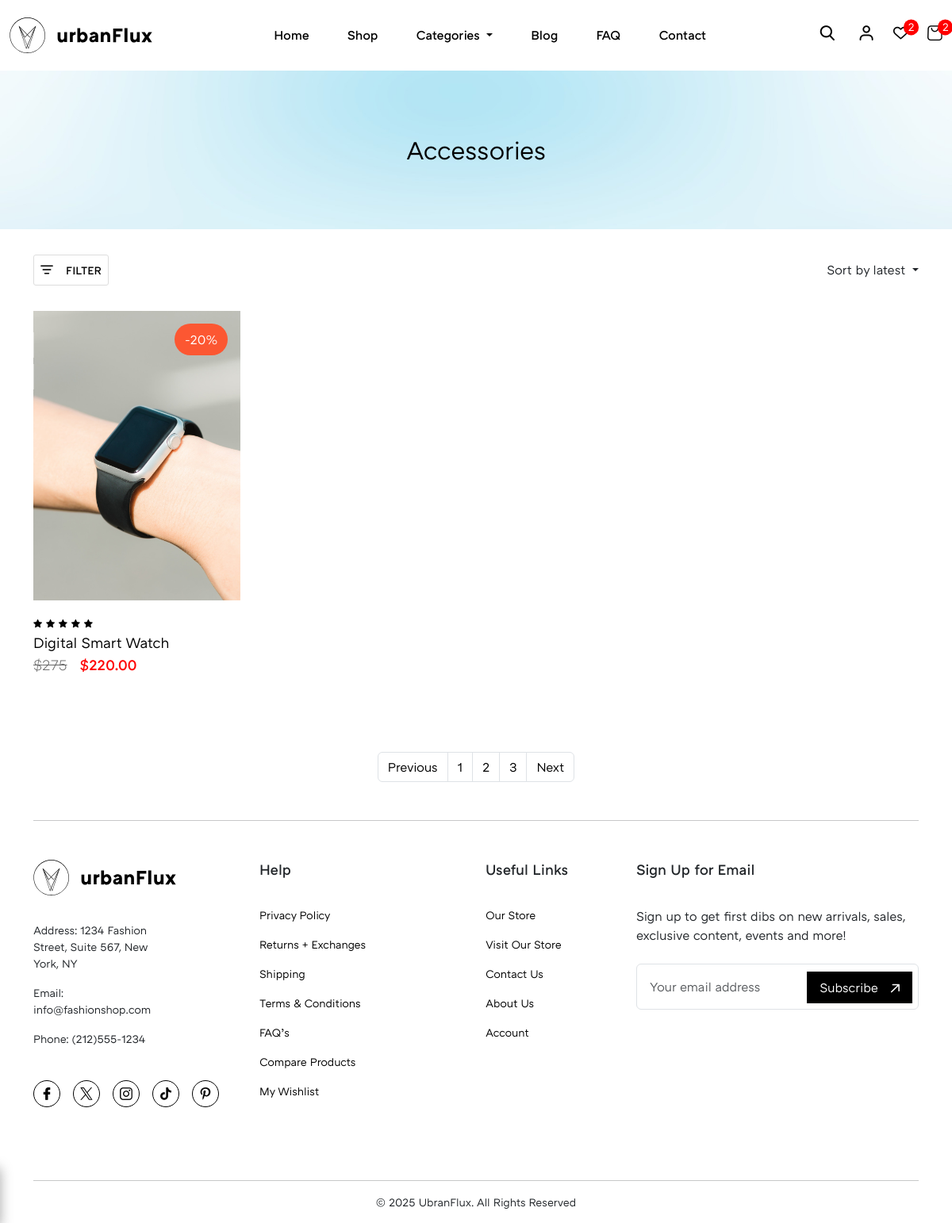
Page /category/15 on the earlier database version.
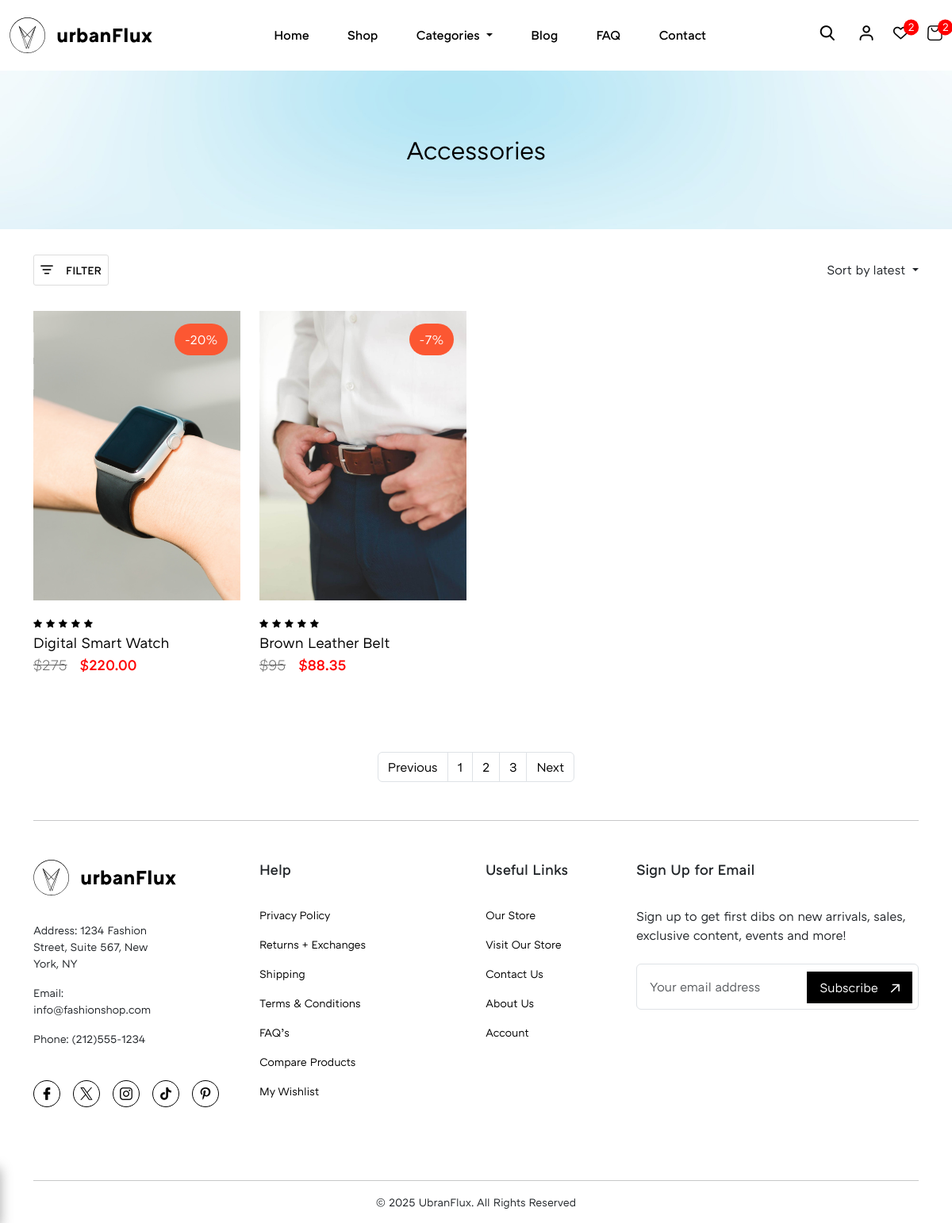
Same page on the later database version.
### Site_Settings/models.py (models this page shows)
class Site_Settings(models.Model):
    estimated_delivery = models.TextField(max_length= 200, null=True)
    return_time = models.TextField(max_length= 200 , null=True)
    site_logo = models.FileField(upload_to='site_logo', validators=[validate_logo])
    theme_hero_section = models.ImageField(upload_to= 'theme_hero_section')
    tax_rate = models.IntegerField()
    product_policies = models.TextField(max_length=400)
    class Meta:
        verbose_name = ''
        verbose_name_plural = 'Site Settings'

### Store/models.py (models this page shows, shortened)
class Store(models.Model):
    product_name = models.CharField(max_length=100)
    price = models.IntegerField(null=True)
    product_type = models.CharField(max_length=15, blank=True)
    description = models.TextField(max_length=500)
    Color_1 = models.CharField(max_length=20 , null=True)
    Color_2 = models.CharField(max_length=20, null=True , blank=True)
    Color_3 = models.CharField(max_length=20, null=True , blank=True)
    Feature_1 = models.CharField(max_length=50)
    Feature_2 = models.CharField(max_length=50, null=True , blank=True)
    Feature_3 = models.CharField(max_length=50, null=True , blank=True)
    Size_1 = models.CharField(max_length=20 , null=True)
    Size_2 = models.CharField(max_length=20, null=True , blank=True)
    Size_3 = models.CharField(max_length=20, null=True , blank=True)
    Materials_Care_1 = models.CharField(max_length=50, null=True)
    Materials_Care_2 = models.CharField(max_length=50, null=True , blank=True)
    Materials_Care_3 = models.CharField(max_length=50, null=True , blank=True)
    stock = models.IntegerField()
    sale = models.IntegerField(null=True, blank=True)
    is_available = models.BooleanField(default = True)
    slug =models.SlugField(max_length=100, unique=True)
    Image = models.ImageField(upload_to='Products')
    product_image_1 = models.ImageField(upload_to='Products')
    product_image_2 = models.ImageField(upload_to='Products')
    product_image_3 = models.ImageField(upload_to='Products')
    category = models.ForeignKey(Category, on_delete=models.CASCADE)
    class Meta():
        verbose_name = ''
        verbose_name_plural = 'Product'

### urbax_Flux/views.py (the view)
# urls.py: path('category/', views.product_category, name='category'),
def product_category(request, category):
    categories =  Category.objects.all()
    category_obj = get_object_or_404(Category, id=category)
    product_by_cat = Store.objects.filter( category_id=category)
    site_settings = Site_Settings.objects.all()
    Data = {
        "site_settings_data": site_settings,
        "categories_data": categories,
        "cat_obj" : category_obj,
        "product_by_cat_data" : product_by_cat
    }
    return render(request, 'category.html' , Data)

### Store/templatetags/custom_tags.py (called while the page is built)
@register.simple_tag
def calculate_discount_price(price, sale):
    try:
        price = float(price)  # Convert price to float
        sale = float(sale)    # Convert sale to float
        if price is not None and sale is not None:
            discounted_price = price * (1 - sale / 100)  # Calculate discounted price
            return floatformat(discounted_price, 2)
    except (ValueError, TypeError):
        pass  # If conversion fails, return the original price
    return price  # If there's no sale or conversion fails, return the original price

### templates/category.html (shortened to what the changed rows need)
{% load custom_tags %}
{% include 'header.html' %}
<main class="main-content">
    <section class="theme-hero-section">
        <figure>
            {% for theme in site_settings_data %}
            <img src="{{theme.theme_hero_section.url}}" alt="">
            {% endfor %}
            <figcaption>
                <h4 class="main-heading-font-medium">{{cat_obj.category_name}}</h4>
            </figcaption>
        </figure>
    </section>
    <section class="theme-product-cards">
        <div class="container">
            <div class="theme-product-cards-inner">
                <div class="row">
                    {% for c in product_by_cat_data %}
                    <div class="col-md-6 col-lg-4 col-xl-3">
                        <div class="product-cards">
                            <a href="{% url 'product-detail' c.id %}">
                                <figure>
                                    <img loading="lazy" src="{{c.Image.url}}" alt="">
                                    <figcaption {% if c.category.type == 'LUXURY' %} class="class-prod luxury-prod" {% elif c.category.type == 'FORMAL' %} class="class-prod formal-prod" {% else %}{% endif %}>
                                        {% if c.sale %}
                                        <span class="sale-off">-{{c.sale}}%</span>
                                        {% else %}
                                        <span class="d_none"></span>
                                        {% endif %}
                                    </figcaption>
                                </figure>
                            </a>
                            <div class="info">
                                <span><i class="icon-rating"></i></span>
                                <span><i class="icon-rating"></i></span>
                                <span><i class="icon-rating"></i></span>
                                <span><i class="icon-rating"></i></span>
                                <span><i class="icon-rating"></i></span>
                                <a href="{% url 'product-detail' c.id %}"
                                    class="product-carousel-anchor">{{c.product_name}}</a>
                                    {% if c.sale >= 1 %}
                                        <small class="before-price">${{c.price}}</small><span><small  class="red_color px-3  ">${% calculate_discount_price c.price c.sale %}</small></span>
                                        {% else %}
                                      <small  class="{% if c.category.type == 'LUXURY' %} luxury_color {% endif %}">${{c.price}}</small>
                                      {% endif %}
                            </div>
                        </div>
                    </div>
                    {% endfor %}
                </div>
            </div>
        </div>
    </section>
</main>
{% include 'footer.html' %}

### templates/header.html (shortened to what this page needs)
{% load static %}
<!DOCTYPE html>
<html lang="en">
<head>
  <link rel="stylesheet" href="{% static 'assets/libs/swiper.css' %}">
  <link rel="stylesheet" href=" {% static 'assets/css/main.css' %}">
</head>
<body>
  <div class="site-wrapper">
    <header class="header">
      <nav class="navbar navbar-expand-lg main-navbar">
        <div class="container container-lg">
          {% for logo in site_settings_data %}
          <a class="navbar-brand" href="#">
            <img src="{{logo.site_logo.url}}" class="site-logo" alt="">
          </a>
          {% endfor %}
          <div class="collapse navbar-collapse" id="navbarSupportedContent">
            <ul class="navbar-nav me-auto mb-2 mb-lg-0">
              <li class="nav-item  nav-bar-links">
                <a class="nav-link active" aria-current="page" href="{% url 'home' %}">Home</a>
              </li>
              <li class="nav-item nav-bar-links">
                <a class="nav-link" href="{% url 'shop' %}">Shop</a>
              </li>
              <li class="nav-item dropdown nav-bar-links">
                <a class="nav-link dropdown-toggle" href="#" id="navbarDropdown" role="button" data-bs-toggle="dropdown"
                  aria-expanded="false">
                  Categories
                </a>
              </li>
              <li class="nav-item nav-bar-links">
                <a class="nav-link" href="#">Blog</a>
              </li>
              <li class="nav-item nav-bar-links">
                <a class="nav-link" href="#">FAQ</a>
              </li>
              <li class="nav-item nav-bar-links">
                <a class="nav-link" href="#">Contact</a>
              </li>
            </ul>
            <ul class="nav-right-links align-center">
                <li>
                  <button class="lg-hide links-hover" id="search-btn"><i  class="icon-search"></i></button>
                </li>
              <li><a href="{% url 'login' %}" class="links-hover lg-hide"><i class="icon-login"></i></a></li>
              <li><a href="{% url 'wishlist' %}" class="links-hover lg-hide count"><i class="icon-favourite"></i><span><small>2</small></span></a></li>
              <li><a href="{% url 'Shopping-cart' %}" class="links-hover lg-hide count"><i class="icon-cart"></i><span><small>2</small></span></a></li>
            </ul>
          </div>
        </div>
      </nav>
    </header>

### templates/footer.html (shortened to what this page needs)
{% load static %}
<footer class="footer">
    <div class="container">
      <hr class="my-5">
      <div class="footer-inner">
        <div class="row">
          <div class="col-md-12 col-lg-6 col-xl-2">
            <div class="col-inner">
              {% for logo in site_settings_data %}
              <img loading="lazy" src="{{logo.site_logo.url}}" class="site-logo" alt="">
              {% endfor %}
              <ul class="mb-5">
                <li>
                  <small>Address: 1234 Fashion Street, Suite 567,
                    New York, NY</small>
                </li>
                <li>
                  <small>Email: info@fashionshop.com</small>
                </li>
                <li>
                  <small>Phone: (212)555-1234</small>
                </li>
              </ul>
              <ul class="footer-social-media-icons">
                <li><a href=""><i class="icon-facebook"></i></a></li>
                <li><a href=""><i class="icon-twitter"></i></a></li>
                <li><a href=""><i class="icon-instagram"></i></a></li>
                <li><a href=""><i class="icon-tiktok"></i></a></li>
                <li><a href=""><i class="icon-pinterest"></i></a></li>
              </ul>
            </div>
          </div>
          <div class="col-md-12 col-lg-6 col-xl-2 offset-xl-1">
            <div class="col-inner">
              <strong class="col-title">Help</strong>
              <ul>
                <li><a href=""><small>Privacy Policy</small></a></li>
                <li><a href=""><small>Returns + Exchanges</small></a></li>
                <li><a href=""><small>Shipping</small></a></li>
                <li><a href=""><small>Terms & Conditions</small></a></li>
                <li><a href=""><small>FAQ’s</small></a></li>
                <li><a href=""><small>Compare Products</small></a></li>
                <li><a href=""><small>My Wishlist</small></a></li>
              </ul>
            </div>
          </div>
          <div class="col-md-12 col-lg-6 col-xl-2 offset-xl-1">
            <div class="col-inner">
              <strong class="col-title">Useful Links</strong>
              <ul>
                <li><a href=""><small>Our Store</small></a></li>
                <li><a href=""><small>Visit Our Store</small></a></li>
                <li><a href=""><small>Contact Us</small></a></li>
                <li><a href=""><small>About Us</small></a></li>
                <li><a href=""><small>Account</small></a></li>
              </ul>
            </div>
          </div>
          <div class="col-md-12 col-lg-6 col-xl-4">
            <div class="col-inner">
              <strong class="col-title">Sign Up for Email</strong>
              <p class="mb-4">Sign up to get first dibs on new arrivals, sales, exclusive content, events and more!</p>
              <form class="row g-3">
                <div class="col-md-12 news-letter-input">
                  <input type="email" class="form-control" placeholder="Your email address" id="inputEmail4">
                  <button type="submit" class="news-letter-subscribe subscribe-button">Subscribe<i class="icon-theme-link link-arrow"></i></button>
                </div>
              </form>
            </div>
          </div>
        </div>
      </div>
      <hr class="mt-5">
      <div class="copyright mb-3 just-center">
          <small>&copy 2025 UbranFlux. All Rights Reserved</small>
      </div>
    </div>
  </footer>
</div>
</body>
</html>

Differences in the rows shown:
added Store: Image (picture), sale "7", product_name "Brown Leather Belt", price "95", price+sale "88.35"
